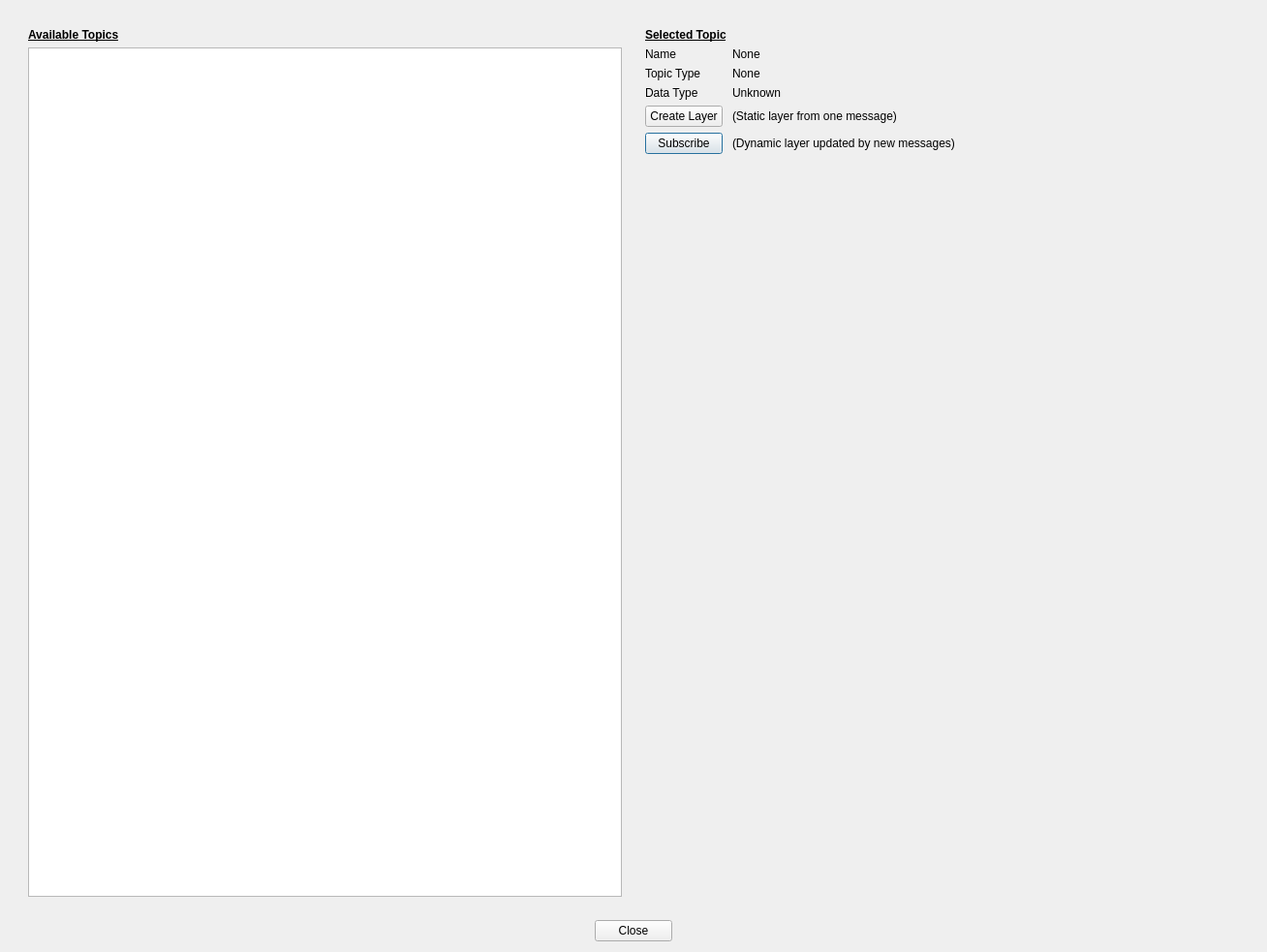
<?xml version="1.0" encoding="UTF-8"?>
<ui version="4.0">
 <class>VectorDataDialog</class>
 <widget class="QDialog" name="VectorDataDialog">
  <property name="geometry">
   <rect>
    <x>0</x>
    <y>0</y>
    <width>1308</width>
    <height>983</height>
   </rect>
  </property>
  <property name="windowTitle">
   <string>QGIS ROS</string>
  </property>
  <layout class="QVBoxLayout" name="verticalLayout">
   <item>
    <widget class="QWidget" name="widget" native="true">
     <layout class="QHBoxLayout" name="horizontalLayout">
      <item>
       <widget class="QWidget" name="widget_2" native="true">
        <layout class="QVBoxLayout" name="verticalLayout_2">
         <item>
          <widget class="QLabel" name="label">
           <property name="font">
            <font>
             <weight>75</weight>
             <bold>true</bold>
             <underline>true</underline>
            </font>
           </property>
           <property name="text">
            <string>Available Topics</string>
           </property>
          </widget>
         </item>
         <item>
          <widget class="QListWidget" name="topicList"/>
         </item>
        </layout>
        <zorder>topicList</zorder>
        <zorder>label</zorder>
       </widget>
      </item>
      <item>
       <widget class="QWidget" name="selectedTopicDetails" native="true">
        <property name="sizePolicy">
         <sizepolicy hsizetype="Expanding" vsizetype="Preferred">
          <horstretch>0</horstretch>
          <verstretch>0</verstretch>
         </sizepolicy>
        </property>
        <layout class="QFormLayout" name="formLayout_3">
         <item row="0" column="0">
          <widget class="QLabel" name="label_5">
           <property name="font">
            <font>
             <weight>75</weight>
             <bold>true</bold>
             <underline>true</underline>
            </font>
           </property>
           <property name="text">
            <string>Selected Topic</string>
           </property>
          </widget>
         </item>
         <item row="10" column="0">
          <widget class="QWidget" name="widget_3" native="true"/>
         </item>
         <item row="3" column="1">
          <widget class="QLabel" name="dataTypeLabel">
           <property name="text">
            <string>Unknown</string>
           </property>
          </widget>
         </item>
         <item row="2" column="0">
          <widget class="QLabel" name="label_4">
           <property name="text">
            <string>Topic Type</string>
           </property>
          </widget>
         </item>
         <item row="2" column="1">
          <widget class="QLabel" name="topicTypeLabel">
           <property name="text">
            <string>None</string>
           </property>
          </widget>
         </item>
         <item row="3" column="0">
          <widget class="QLabel" name="label_2">
           <property name="text">
            <string>Data Type</string>
           </property>
          </widget>
         </item>
         <item row="1" column="0">
          <widget class="QLabel" name="label_3">
           <property name="text">
            <string>Name</string>
           </property>
          </widget>
         </item>
         <item row="1" column="1">
          <widget class="QLabel" name="topicNameLabel">
           <property name="text">
            <string>None</string>
           </property>
          </widget>
         </item>
         <item row="7" column="0">
          <widget class="QPushButton" name="subscribeButton">
           <property name="sizePolicy">
            <sizepolicy hsizetype="Fixed" vsizetype="Fixed">
             <horstretch>0</horstretch>
             <verstretch>0</verstretch>
            </sizepolicy>
           </property>
           <property name="text">
            <string>Subscribe</string>
           </property>
          </widget>
         </item>
         <item row="7" column="1">
          <widget class="QLabel" name="label_6">
           <property name="text">
            <string>(Dynamic layer updated by new messages)</string>
           </property>
          </widget>
         </item>
         <item row="5" column="1">
          <widget class="QLabel" name="label_7">
           <property name="text">
            <string>(Static layer from one message)</string>
           </property>
          </widget>
         </item>
         <item row="5" column="0">
          <widget class="QPushButton" name="createLayerButton">
           <property name="sizePolicy">
            <sizepolicy hsizetype="Fixed" vsizetype="Fixed">
             <horstretch>0</horstretch>
             <verstretch>0</verstretch>
            </sizepolicy>
           </property>
           <property name="text">
            <string>Create Layer</string>
           </property>
          </widget>
         </item>
        </layout>
       </widget>
      </item>
     </layout>
    </widget>
   </item>
   <item>
    <widget class="QDialogButtonBox" name="button_box">
     <property name="sizePolicy">
      <sizepolicy hsizetype="MinimumExpanding" vsizetype="Fixed">
       <horstretch>0</horstretch>
       <verstretch>0</verstretch>
      </sizepolicy>
     </property>
     <property name="orientation">
      <enum>Qt::Horizontal</enum>
     </property>
     <property name="standardButtons">
      <set>QDialogButtonBox::Close</set>
     </property>
     <property name="centerButtons">
      <bool>true</bool>
     </property>
    </widget>
   </item>
  </layout>
 </widget>
 <resources/>
 <connections>
  <connection>
   <sender>button_box</sender>
   <signal>accepted()</signal>
   <receiver>VectorDataDialog</receiver>
   <slot>accept()</slot>
   <hints>
    <hint type="sourcelabel">
     <x>20</x>
     <y>20</y>
    </hint>
    <hint type="destinationlabel">
     <x>20</x>
     <y>20</y>
    </hint>
   </hints>
  </connection>
  <connection>
   <sender>button_box</sender>
   <signal>rejected()</signal>
   <receiver>VectorDataDialog</receiver>
   <slot>reject()</slot>
   <hints>
    <hint type="sourcelabel">
     <x>20</x>
     <y>20</y>
    </hint>
    <hint type="destinationlabel">
     <x>20</x>
     <y>20</y>
    </hint>
   </hints>
  </connection>
 </connections>
</ui>
